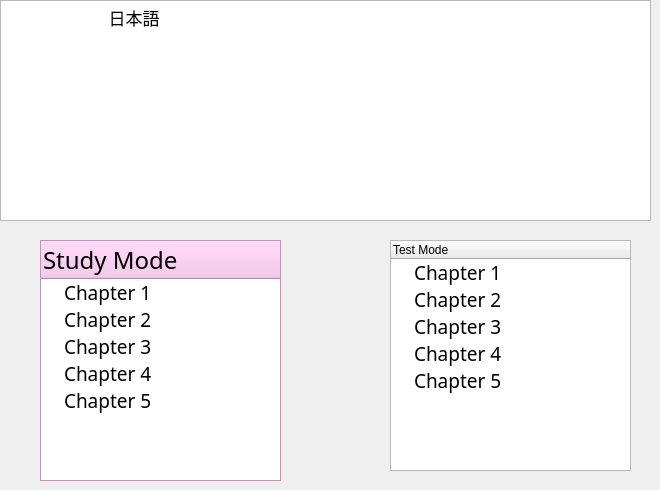
      <widget class="QWidget" name="Japanese">
       <attribute name="title">
        <string>Japanese</string>
       </attribute>
       <widget class="QTreeWidget" name="JapaneseStudymode">
        <property name="geometry">
         <rect>
          <x>40</x>
          <y>240</y>
          <width>241</width>
          <height>241</height>
         </rect>
        </property>
        <property name="palette">
         <palette>
          <active>
           <colorrole role="WindowText">
            <brush brushstyle="SolidPattern">
             <color alpha="255">
              <red>0</red>
              <green>0</green>
              <blue>0</blue>
             </color>
            </brush>
           </colorrole>
           <colorrole role="Button">
            <brush brushstyle="SolidPattern">
             <color alpha="255">
              <red>245</red>
              <green>193</green>
              <blue>235</blue>
             </color>
            </brush>
           </colorrole>
           <colorrole role="Light">
            <brush brushstyle="SolidPattern">
             <color alpha="255">
              <red>255</red>
              <green>255</green>
              <blue>255</blue>
             </color>
            </brush>
           </colorrole>
           <colorrole role="Midlight">
            <brush brushstyle="SolidPattern">
             <color alpha="255">
              <red>250</red>
              <green>224</green>
              <blue>245</blue>
             </color>
            </brush>
           </colorrole>
           <colorrole role="Dark">
            <brush brushstyle="SolidPattern">
             <color alpha="255">
              <red>122</red>
              <green>96</green>
              <blue>117</blue>
             </color>
            </brush>
           </colorrole>
           <colorrole role="Mid">
            <brush brushstyle="SolidPattern">
             <color alpha="255">
              <red>163</red>
              <green>128</green>
              <blue>157</blue>
             </color>
            </brush>
           </colorrole>
           <colorrole role="Text">
            <brush brushstyle="SolidPattern">
             <color alpha="255">
              <red>0</red>
              <green>0</green>
              <blue>0</blue>
             </color>
            </brush>
           </colorrole>
           <colorrole role="BrightText">
            <brush brushstyle="SolidPattern">
             <color alpha="255">
              <red>255</red>
              <green>255</green>
              <blue>255</blue>
             </color>
            </brush>
           </colorrole>
           <colorrole role="ButtonText">
            <brush brushstyle="SolidPattern">
             <color alpha="255">
              <red>0</red>
              <green>0</green>
              <blue>0</blue>
             </color>
            </brush>
           </colorrole>
           <colorrole role="Base">
            <brush brushstyle="SolidPattern">
             <color alpha="255">
              <red>255</red>
              <green>255</green>
              <blue>255</blue>
             </color>
            </brush>
           </colorrole>
           <colorrole role="Window">
            <brush brushstyle="SolidPattern">
             <color alpha="255">
              <red>245</red>
              <green>193</green>
              <blue>235</blue>
             </color>
            </brush>
           </colorrole>
           <colorrole role="Shadow">
            <brush brushstyle="SolidPattern">
             <color alpha="255">
              <red>0</red>
              <green>0</green>
              <blue>0</blue>
             </color>
            </brush>
           </colorrole>
           <colorrole role="AlternateBase">
            <brush brushstyle="SolidPattern">
             <color alpha="255">
              <red>250</red>
              <green>224</green>
              <blue>245</blue>
             </color>
            </brush>
           </colorrole>
           <colorrole role="ToolTipBase">
            <brush brushstyle="SolidPattern">
             <color alpha="255">
              <red>255</red>
              <green>255</green>
              <blue>220</blue>
             </color>
            </brush>
           </colorrole>
           <colorrole role="ToolTipText">
            <brush brushstyle="SolidPattern">
             <color alpha="255">
              <red>0</red>
              <green>0</green>
              <blue>0</blue>
             </color>
            </brush>
           </colorrole>
          </active>
          <inactive>
           <colorrole role="WindowText">
            <brush brushstyle="SolidPattern">
             <color alpha="255">
              <red>0</red>
              <green>0</green>
              <blue>0</blue>
             </color>
            </brush>
           </colorrole>
           <colorrole role="Button">
            <brush brushstyle="SolidPattern">
             <color alpha="255">
              <red>245</red>
              <green>193</green>
              <blue>235</blue>
             </color>
            </brush>
           </colorrole>
           <colorrole role="Light">
            <brush brushstyle="SolidPattern">
             <color alpha="255">
              <red>255</red>
              <green>255</green>
              <blue>255</blue>
             </color>
            </brush>
           </colorrole>
           <colorrole role="Midlight">
            <brush brushstyle="SolidPattern">
             <color alpha="255">
              <red>250</red>
              <green>224</green>
              <blue>245</blue>
             </color>
            </brush>
           </colorrole>
           <colorrole role="Dark">
            <brush brushstyle="SolidPattern">
             <color alpha="255">
              <red>122</red>
              <green>96</green>
              <blue>117</blue>
             </color>
            </brush>
           </colorrole>
           <colorrole role="Mid">
            <brush brushstyle="SolidPattern">
             <color alpha="255">
              <red>163</red>
              <green>128</green>
              <blue>157</blue>
             </color>
            </brush>
           </colorrole>
           <colorrole role="Text">
            <brush brushstyle="SolidPattern">
             <color alpha="255">
              <red>0</red>
              <green>0</green>
              <blue>0</blue>
             </color>
            </brush>
           </colorrole>
           <colorrole role="BrightText">
            <brush brushstyle="SolidPattern">
             <color alpha="255">
              <red>255</red>
              <green>255</green>
              <blue>255</blue>
             </color>
            </brush>
           </colorrole>
           <colorrole role="ButtonText">
            <brush brushstyle="SolidPattern">
             <color alpha="255">
              <red>0</red>
              <green>0</green>
              <blue>0</blue>
             </color>
            </brush>
           </colorrole>
           <colorrole role="Base">
            <brush brushstyle="SolidPattern">
             <color alpha="255">
              <red>255</red>
              <green>255</green>
              <blue>255</blue>
             </color>
            </brush>
           </colorrole>
           <colorrole role="Window">
            <brush brushstyle="SolidPattern">
             <color alpha="255">
              <red>245</red>
              <green>193</green>
              <blue>235</blue>
             </color>
            </brush>
           </colorrole>
           <colorrole role="Shadow">
            <brush brushstyle="SolidPattern">
             <color alpha="255">
              <red>0</red>
              <green>0</green>
              <blue>0</blue>
             </color>
            </brush>
           </colorrole>
           <colorrole role="AlternateBase">
            <brush brushstyle="SolidPattern">
             <color alpha="255">
              <red>250</red>
              <green>224</green>
              <blue>245</blue>
             </color>
            </brush>
           </colorrole>
           <colorrole role="ToolTipBase">
            <brush brushstyle="SolidPattern">
             <color alpha="255">
              <red>255</red>
              <green>255</green>
              <blue>220</blue>
             </color>
            </brush>
           </colorrole>
           <colorrole role="ToolTipText">
            <brush brushstyle="SolidPattern">
             <color alpha="255">
              <red>0</red>
              <green>0</green>
              <blue>0</blue>
             </color>
            </brush>
           </colorrole>
          </inactive>
          <disabled>
           <colorrole role="WindowText">
            <brush brushstyle="SolidPattern">
             <color alpha="255">
              <red>122</red>
              <green>96</green>
              <blue>117</blue>
             </color>
            </brush>
           </colorrole>
           <colorrole role="Button">
            <brush brushstyle="SolidPattern">
             <color alpha="255">
              <red>245</red>
              <green>193</green>
              <blue>235</blue>
             </color>
            </brush>
           </colorrole>
           <colorrole role="Light">
            <brush brushstyle="SolidPattern">
             <color alpha="255">
              <red>255</red>
              <green>255</green>
              <blue>255</blue>
             </color>
            </brush>
           </colorrole>
           <colorrole role="Midlight">
            <brush brushstyle="SolidPattern">
             <color alpha="255">
              <red>250</red>
              <green>224</green>
              <blue>245</blue>
             </color>
            </brush>
           </colorrole>
           <colorrole role="Dark">
            <brush brushstyle="SolidPattern">
             <color alpha="255">
              <red>122</red>
              <green>96</green>
              <blue>117</blue>
             </color>
            </brush>
           </colorrole>
           <colorrole role="Mid">
            <brush brushstyle="SolidPattern">
             <color alpha="255">
              <red>163</red>
              <green>128</green>
              <blue>157</blue>
             </color>
            </brush>
           </colorrole>
           <colorrole role="Text">
            <brush brushstyle="SolidPattern">
             <color alpha="255">
              <red>122</red>
              <green>96</green>
              <blue>117</blue>
             </color>
            </brush>
           </colorrole>
           <colorrole role="BrightText">
            <brush brushstyle="SolidPattern">
             <color alpha="255">
              <red>255</red>
              <green>255</green>
              <blue>255</blue>
             </color>
            </brush>
           </colorrole>
           <colorrole role="ButtonText">
            <brush brushstyle="SolidPattern">
             <color alpha="255">
              <red>122</red>
              <green>96</green>
              <blue>117</blue>
             </color>
            </brush>
           </colorrole>
           <colorrole role="Base">
            <brush brushstyle="SolidPattern">
             <color alpha="255">
              <red>245</red>
              <green>193</green>
              <blue>235</blue>
             </color>
            </brush>
           </colorrole>
           <colorrole role="Window">
            <brush brushstyle="SolidPattern">
             <color alpha="255">
              <red>245</red>
              <green>193</green>
              <blue>235</blue>
             </color>
            </brush>
           </colorrole>
           <colorrole role="Shadow">
            <brush brushstyle="SolidPattern">
             <color alpha="255">
              <red>0</red>
              <green>0</green>
              <blue>0</blue>
             </color>
            </brush>
           </colorrole>
           <colorrole role="AlternateBase">
            <brush brushstyle="SolidPattern">
             <color alpha="255">
              <red>245</red>
              <green>193</green>
              <blue>235</blue>
             </color>
            </brush>
           </colorrole>
           <colorrole role="ToolTipBase">
            <brush brushstyle="SolidPattern">
             <color alpha="255">
              <red>255</red>
              <green>255</green>
              <blue>220</blue>
             </color>
            </brush>
           </colorrole>
           <colorrole role="ToolTipText">
            <brush brushstyle="SolidPattern">
             <color alpha="255">
              <red>0</red>
              <green>0</green>
              <blue>0</blue>
             </color>
            </brush>
           </colorrole>
          </disabled>
         </palette>
        </property>
        <property name="dragEnabled">
         <bool>true</bool>
        </property>
        <column>
         <property name="text">
          <string>Study Mode</string>
         </property>
         <property name="font">
          <font>
           <family>Century Gothic</family>
           <pointsize>18</pointsize>
          </font>
         </property>
        </column>
        <item>
         <property name="text">
          <string>Chapter 1</string>
         </property>
         <property name="font">
          <font>
           <family>Century Gothic</family>
           <pointsize>14</pointsize>
          </font>
         </property>
        </item>
        <item>
         <property name="text">
          <string>Chapter 2</string>
         </property>
         <property name="font">
          <font>
           <family>Century Gothic</family>
           <pointsize>14</pointsize>
          </font>
         </property>
         <property name="background">
          <brush brushstyle="NoBrush">
           <color alpha="255">
            <red>255</red>
            <green>16</green>
            <blue>38</blue>
           </color>
          </brush>
         </property>
        </item>
        <item>
         <property name="text">
          <string>Chapter 3</string>
         </property>
         <property name="font">
          <font>
           <family>Century Gothic</family>
           <pointsize>14</pointsize>
          </font>
         </property>
        </item>
        <item>
         <property name="text">
          <string>Chapter 4</string>
         </property>
         <property name="font">
          <font>
           <family>Century Gothic</family>
           <pointsize>14</pointsize>
          </font>
         </property>
        </item>
        <item>
         <property name="text">
          <string>Chapter 5</string>
         </property>
         <property name="font">
          <font>
           <family>Century Gothic</family>
           <pointsize>14</pointsize>
          </font>
         </property>
        </item>
       </widget>
       <widget class="QTreeWidget" name="treeWidget">
        <property name="geometry">
         <rect>
          <x>390</x>
          <y>240</y>
          <width>241</width>
          <height>231</height>
         </rect>
        </property>
        <property name="dragEnabled">
         <bool>true</bool>
        </property>
        <column>
         <property name="text">
          <string>Test Mode</string>
         </property>
        </column>
        <item>
         <property name="text">
          <string>Chapter 1</string>
         </property>
         <property name="font">
          <font>
           <family>Century Gothic</family>
           <pointsize>14</pointsize>
          </font>
         </property>
        </item>
        <item>
         <property name="text">
          <string>Chapter 2</string>
         </property>
         <property name="font">
          <font>
           <family>Century Gothic</family>
           <pointsize>14</pointsize>
          </font>
         </property>
        </item>
        <item>
         <property name="text">
          <string>Chapter 3</string>
         </property>
         <property name="font">
          <font>
           <family>Century Gothic</family>
           <pointsize>14</pointsize>
          </font>
         </property>
        </item>
        <item>
         <property name="text">
          <string>Chapter 4</string>
         </property>
         <property name="font">
          <font>
           <family>Century Gothic</family>
           <pointsize>14</pointsize>
          </font>
         </property>
        </item>
        <item>
         <property name="text">
          <string>Chapter 5</string>
         </property>
         <property name="font">
          <font>
           <family>Century Gothic</family>
           <pointsize>14</pointsize>
          </font>
         </property>
        </item>
       </widget>
       <widget class="QTextEdit" name="textEdit">
        <property name="geometry">
         <rect>
          <x>0</x>
          <y>0</y>
          <width>651</width>
          <height>221</height>
         </rect>
        </property>
        <property name="tabChangesFocus">
         <bool>true</bool>
        </property>
        <property name="readOnly">
         <bool>true</bool>
        </property>
        <property name="html">
         <string>&lt;!DOCTYPE HTML PUBLIC &quot;-//W3C//DTD HTML 4.0//EN&quot; &quot;http://www.w3.org/TR/REC-html40/strict.dtd&quot;&gt;
&lt;html&gt;&lt;head&gt;&lt;meta name=&quot;qrichtext&quot; content=&quot;1&quot; /&gt;&lt;style type=&quot;text/css&quot;&gt;
p, li { white-space: pre-wrap; }
&lt;/style&gt;&lt;/head&gt;&lt;body style=&quot; font-family:'.Helvetica Neue DeskInterface'; font-size:13pt; font-weight:400; font-style:normal;&quot;&gt;
&lt;p style=&quot; margin-top:0px; margin-bottom:0px; margin-left:0px; margin-right:0px; -qt-block-indent:0; text-indent:0px;&quot;&gt;  	     &lt;img src=&quot;:/JapaneseText/japan.png&quot; /&gt;日本語&lt;/p&gt;&lt;/body&gt;&lt;/html&gt;</string>
        </property>
       </widget>
      </widget>
